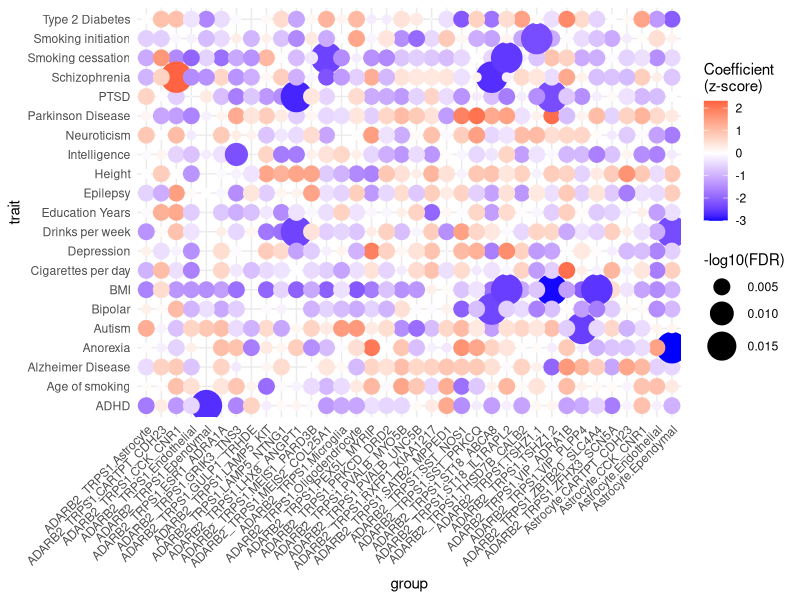

Reproduce this figure in R.
# originally copied from https://github.com/LieberInstitute/spatialdACC/blob/main/code/17_LDSC/spatial/dotplot_visualization.R

library(ggplot2)
library(RColorBrewer)
library(here)

###load LDSC results
ldsc_results <- read.csv(file=here::here('code','09_psychiatric_GSEA','LDSC',"pairwise",'ldsc_results.csv'))

##########dotplots#############
###make -log10FDR column
ldsc_results$log10fdr <- -log10(ldsc_results$FDR)

####to make nmf only###
#ldsc_results <- ldsc_results[ldsc_results$cell %in% paste0('nmf',c(1:100)),]

####to remove FDR > 0.05
#ldsc_results<-ldsc_results[ldsc_results$FDR<0.05,]

###plot
pdf(here('plots','09_psychiatric_GSEA','LDSC', 'ldsc_results_FDR_0.05.pdf'),width=10,height=10)

ggplot(ldsc_results, aes(x = cell, y = trait, size = log10fdr, color = Coefficient_z.score)) +
    geom_point() +
    scale_size_continuous(range = c(0, 10)) + # Set minimum size to zero for the size scale
    scale_color_gradient2(low = 'blue', high = 'red', midpoint = 0,
                          name = "Coefficient\n(z-score)") +
    theme_minimal() +
    theme(axis.text.x = element_text(angle = 45, hjust = 1)) +
    labs(size = "-log10(FDR)",x='group')

# ggplot(ldsc_results, aes(x = cell, y = trait, size = ifelse(FDR > 0.9, NA, log10fdr), color = Coefficient_z.score)) +
#     geom_point() +
#     scale_size_continuous(range = c(0, 10)) + # Set minimum size to zero for the size scale
#     scale_color_gradient2(low = 'blue', high = 'red', midpoint = 0,
#                           name = "Coefficient\n(z-score)") +
#     theme_bw() +
#     theme(axis.text.x = element_text(angle = 45, hjust = 1)) +
#     labs(size = "-log10(FDR)",x='group',
#          caption = "removed FDR > 0.05")

dev.off()